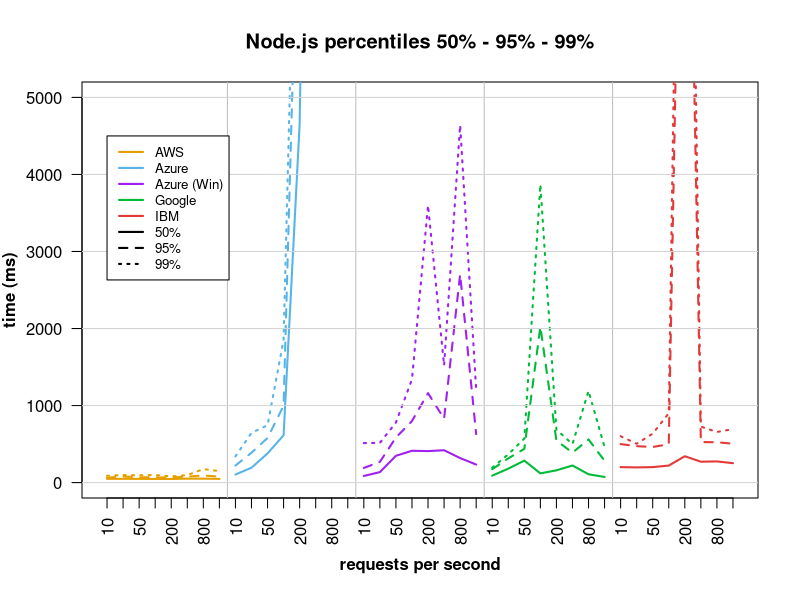

R code for this plot:
x <- read.csv("percentile_latency_node.csv",header=T,sep=",")
x <- t(x)
aws_node_50 <- as.numeric(x[2,1:40])
aws_node_95 <- as.numeric(x[3,1:40])
aws_node_99 <- as.numeric(x[4,1:40])
azure_node_50 <- as.numeric(x[5,1:40])
azure_node_95 <- as.numeric(x[6,1:40])
azure_node_99 <- as.numeric(x[7,1:40])
azure_win_node_50 <- as.numeric(x[8,1:40])
azure_win_node_95 <- as.numeric(x[9,1:40])
azure_win_node_99 <- as.numeric(x[10,1:40])
google_node_50 <- as.numeric(x[11,1:40])
google_node_95 <- as.numeric(x[12,1:40])
google_node_99 <- as.numeric(x[13,1:40])
ibm_node_50 <- as.numeric(x[14,1:40])
ibm_node_95 <- as.numeric(x[15,1:40])
ibm_node_99 <- as.numeric(x[16,1:40])
png(file = "plot_percentile_latency_node.png", width=1600, height=800, units="px", pointsize=24)
plot(aws_node_50, type="l", lwd=2, lty=1, col = "#E69F00", xlab = expression(bold("requests per second")), ylab = expression(bold("time (ms)")), main = "Node.js percentiles 50% - 95% - 99%",ylim=c(0,5000), xaxt="n", las=1)
axis(1, at=1:40, labels=c("10", "25", "50", "100", "200", "400", "800", "1000", "10", "25", "50", "100", "200", "400", "800", "1000", "10", "25", "50", "100", "200", "400", "800", "1000", "10", "25", "50", "100", "200", "400", "800", "1000", "10", "25", "50", "100", "200", "400", "800", "1000"), las=2)
lines(aws_node_95,lty=2, type = "l", lwd=2, col = "#E69F00")
lines(aws_node_99,lty=3, type = "l", lwd=2, col = "#E69F00")
lines(azure_node_50,lty=1, type = "l", lwd=2, col = "#56B4E9")
lines(azure_node_95,lty=2, type = "l", lwd=2, col = "#56B4E9")
lines(azure_node_99,lty=3, type = "l", lwd=2, col = "#56B4E9")
lines(azure_win_node_50,lty=1, type = "l", lwd=2, col = "purple")
lines(azure_win_node_95,lty=2, type = "l", lwd=2, col = "purple")
lines(azure_win_node_99,lty=3, type = "l", lwd=2, col = "purple")
lines(google_node_50,lty=1, type = "l", lwd=2, col = "#00BA38")
lines(google_node_95,lty=2, type = "l", lwd=2, col = "#00BA38")
lines(google_node_99,lty=3, type = "l", lwd=2, col = "#00BA38")
lines(ibm_node_50,lty=1, type = "l", lwd=2, col = "#E33939")
lines(ibm_node_95,lty=2, type = "l", lwd=2, col = "#E33939")
lines(ibm_node_99,lty=3, type = "l", lwd=2, col = "#E33939")
abline(v=c(8.5,16.5,24.5,32.5), col="gray")
grid (NULL,NULL,nx=0,col = "lightgray")
legend(1, 4500, legend=c("AWS", "Azure", "Azure (Win)", "Google", "IBM", "50%", "95%", "99%"),
col=c("#E69F00", "#56B4E9", "purple", "#00BA38", "#E33939", "black", "black", "black"), lwd=2,
lty=c(1,1,1,1,1,1,2,3), cex=0.8)
